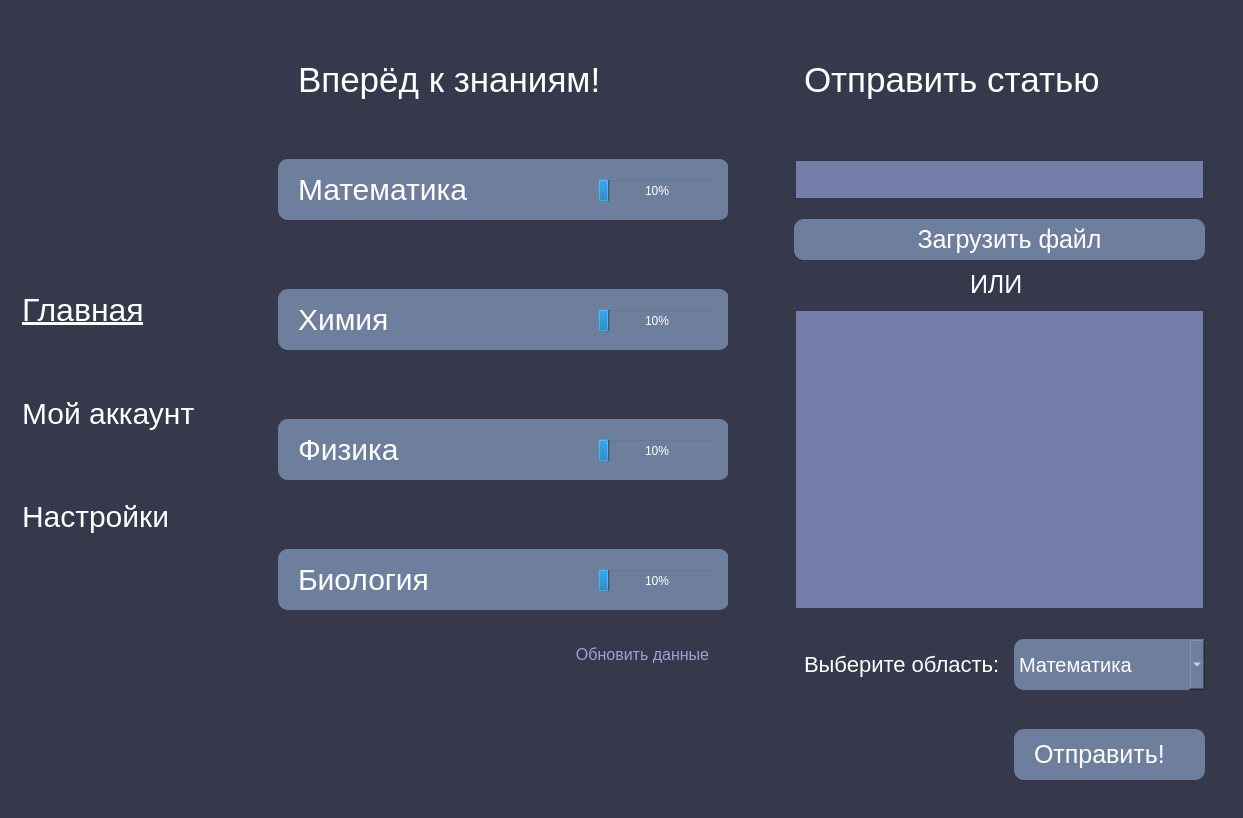
<?xml version="1.0" encoding="UTF-8"?>
<ui version="4.0">
 <class>MainWindow</class>
 <widget class="QMainWindow" name="MainWindow">
  <property name="geometry">
   <rect>
    <x>0</x>
    <y>0</y>
    <width>1243</width>
    <height>818</height>
   </rect>
  </property>
  <property name="cursor">
   <cursorShape>ArrowCursor</cursorShape>
  </property>
  <property name="windowTitle">
   <string>MainWindow</string>
  </property>
  <property name="styleSheet">
   <string notr="true">background-color:rgb(54, 57, 76);</string>
  </property>
  <widget class="QWidget" name="centralwidget">
   <property name="styleSheet">
    <string notr="true">QFrame, QPushButton{
border:none;}
QPushButton:hover{text-decoration:underline}</string>
   </property>
   <layout class="QHBoxLayout" name="horizontalLayout">
    <item alignment="Qt::AlignTop">
     <widget class="QFrame" name="frame">
      <property name="minimumSize">
       <size>
        <width>0</width>
        <height>600</height>
       </size>
      </property>
      <property name="maximumSize">
       <size>
        <width>250</width>
        <height>1000</height>
       </size>
      </property>
      <property name="frameShape">
       <enum>QFrame::StyledPanel</enum>
      </property>
      <property name="frameShadow">
       <enum>QFrame::Raised</enum>
      </property>
      <layout class="QVBoxLayout" name="verticalLayout">
       <item>
        <widget class="QLabel" name="logo">
         <property name="maximumSize">
          <size>
           <width>144</width>
           <height>144</height>
          </size>
         </property>
         <property name="text">
          <string/>
         </property>
         <property name="alignment">
          <set>Qt::AlignHCenter|Qt::AlignTop</set>
         </property>
        </widget>
       </item>
       <item>
        <widget class="QPushButton" name="ToMain">
         <property name="styleSheet">
          <string notr="true">background:transparent;
color:white;
font-size:32px;
padding-left:4%;
text-align:left;
text-decoration:underline;</string>
         </property>
         <property name="text">
          <string>Главная</string>
         </property>
        </widget>
       </item>
       <item>
        <widget class="QPushButton" name="ToAccount">
         <property name="styleSheet">
          <string notr="true">background:transparent;
word-break:break-word;
color:white;
font-size:30px;
padding-left:4%;
text-align:left;</string>
         </property>
         <property name="text">
          <string>Мой аккаунт</string>
         </property>
        </widget>
       </item>
       <item>
        <widget class="QPushButton" name="ToSettings">
         <property name="styleSheet">
          <string notr="true">background:transparent;
word-break:break-word;
color:white;
font-size:30px;
padding-left:4%;
text-align:left;</string>
         </property>
         <property name="text">
          <string>Настройки</string>
         </property>
        </widget>
       </item>
      </layout>
     </widget>
    </item>
    <item>
     <widget class="QFrame" name="frame_2">
      <property name="minimumSize">
       <size>
        <width>500</width>
        <height>800</height>
       </size>
      </property>
      <property name="maximumSize">
       <size>
        <width>800</width>
        <height>1500</height>
       </size>
      </property>
      <property name="styleSheet">
       <string notr="true">background:transparent;</string>
      </property>
      <property name="frameShape">
       <enum>QFrame::StyledPanel</enum>
      </property>
      <property name="frameShadow">
       <enum>QFrame::Raised</enum>
      </property>
      <widget class="QPushButton" name="math_button">
       <property name="geometry">
        <rect>
         <x>50</x>
         <y>150</y>
         <width>451</width>
         <height>61</height>
        </rect>
       </property>
       <property name="styleSheet">
        <string notr="true">QPushButton{background-color :rgb(110, 127, 158);
color:white;
font-size:30px;
padding-left:20%;
text-align:left;
border-radius: 10px;}
QPushButton:hover{
background-color :rgb(128, 149, 184);}</string>
       </property>
       <property name="text">
        <string>Математика</string>
       </property>
       <attribute name="buttonGroup">
        <string notr="true">study_buttons</string>
       </attribute>
      </widget>
      <widget class="QProgressBar" name="math_progression">
       <property name="geometry">
        <rect>
         <x>370</x>
         <y>170</y>
         <width>118</width>
         <height>23</height>
        </rect>
       </property>
       <property name="styleSheet">
        <string notr="true">color:white;</string>
       </property>
       <property name="value">
        <number>10</number>
       </property>
      </widget>
      <widget class="QLabel" name="label">
       <property name="geometry">
        <rect>
         <x>70</x>
         <y>50</y>
         <width>411</width>
         <height>42</height>
        </rect>
       </property>
       <property name="styleSheet">
        <string notr="true">font-size:35px;
color:white;</string>
       </property>
       <property name="text">
        <string>Вперёд к знаниям!</string>
       </property>
      </widget>
      <widget class="QPushButton" name="chem_button">
       <property name="geometry">
        <rect>
         <x>50</x>
         <y>280</y>
         <width>451</width>
         <height>61</height>
        </rect>
       </property>
       <property name="styleSheet">
        <string notr="true">QPushButton{background-color :rgb(110, 127, 158);
color:white;
font-size:30px;
padding-left:20%;
text-align:left;
border-radius: 10px;}
QPushButton:hover{
background-color :rgb(128, 149, 184);}</string>
       </property>
       <property name="text">
        <string>Химия</string>
       </property>
       <attribute name="buttonGroup">
        <string notr="true">study_buttons</string>
       </attribute>
      </widget>
      <widget class="QPushButton" name="phys_button">
       <property name="geometry">
        <rect>
         <x>50</x>
         <y>410</y>
         <width>451</width>
         <height>61</height>
        </rect>
       </property>
       <property name="styleSheet">
        <string notr="true">QPushButton{background-color :rgb(110, 127, 158);
color:white;
font-size:30px;
padding-left:20%;
text-align:left;
border-radius: 10px;}
QPushButton:hover{
background-color :rgb(128, 149, 184);}</string>
       </property>
       <property name="text">
        <string>Физика</string>
       </property>
       <attribute name="buttonGroup">
        <string notr="true">study_buttons</string>
       </attribute>
      </widget>
      <widget class="QPushButton" name="bio_button">
       <property name="geometry">
        <rect>
         <x>50</x>
         <y>540</y>
         <width>451</width>
         <height>61</height>
        </rect>
       </property>
       <property name="styleSheet">
        <string notr="true">QPushButton{background-color :rgb(110, 127, 158);
color:white;
font-size:30px;
padding-left:20%;
text-align:left;
border-radius: 10px;}

QPushButton:hover{
background-color :rgb(128, 149, 184);}</string>
       </property>
       <property name="text">
        <string>Биология</string>
       </property>
       <attribute name="buttonGroup">
        <string notr="true">study_buttons</string>
       </attribute>
      </widget>
      <widget class="QProgressBar" name="chem_progression">
       <property name="geometry">
        <rect>
         <x>370</x>
         <y>300</y>
         <width>118</width>
         <height>23</height>
        </rect>
       </property>
       <property name="styleSheet">
        <string notr="true">color:white;</string>
       </property>
       <property name="value">
        <number>10</number>
       </property>
      </widget>
      <widget class="QProgressBar" name="phys_progression">
       <property name="geometry">
        <rect>
         <x>370</x>
         <y>430</y>
         <width>118</width>
         <height>23</height>
        </rect>
       </property>
       <property name="styleSheet">
        <string notr="true">color:white;</string>
       </property>
       <property name="value">
        <number>10</number>
       </property>
      </widget>
      <widget class="QProgressBar" name="bio_progression">
       <property name="geometry">
        <rect>
         <x>370</x>
         <y>560</y>
         <width>118</width>
         <height>23</height>
        </rect>
       </property>
       <property name="styleSheet">
        <string notr="true">color:white;</string>
       </property>
       <property name="value">
        <number>10</number>
       </property>
      </widget>
      <widget class="QPushButton" name="update_progress">
       <property name="geometry">
        <rect>
         <x>344</x>
         <y>620</y>
         <width>141</width>
         <height>51</height>
        </rect>
       </property>
       <property name="styleSheet">
        <string notr="true">font-size:16px;
color:rgb(153, 164, 208);</string>
       </property>
       <property name="text">
        <string>Обновить данные</string>
       </property>
      </widget>
      <zorder>label</zorder>
      <zorder>chem_button</zorder>
      <zorder>math_button</zorder>
      <zorder>math_progression</zorder>
      <zorder>phys_button</zorder>
      <zorder>bio_button</zorder>
      <zorder>chem_progression</zorder>
      <zorder>phys_progression</zorder>
      <zorder>bio_progression</zorder>
      <zorder>update_progress</zorder>
     </widget>
    </item>
    <item>
     <widget class="QFrame" name="frame_3">
      <property name="minimumSize">
       <size>
        <width>500</width>
        <height>800</height>
       </size>
      </property>
      <property name="maximumSize">
       <size>
        <width>800</width>
        <height>1500</height>
       </size>
      </property>
      <property name="styleSheet">
       <string notr="true">background:transparent;</string>
      </property>
      <property name="frameShape">
       <enum>QFrame::StyledPanel</enum>
      </property>
      <property name="frameShadow">
       <enum>QFrame::Raised</enum>
      </property>
      <widget class="QLabel" name="label_2">
       <property name="geometry">
        <rect>
         <x>70</x>
         <y>50</y>
         <width>411</width>
         <height>42</height>
        </rect>
       </property>
       <property name="styleSheet">
        <string notr="true">font-size:35px;
color:white;</string>
       </property>
       <property name="text">
        <string>Отправить статью</string>
       </property>
      </widget>
      <widget class="QPushButton" name="confirm_send">
       <property name="geometry">
        <rect>
         <x>280</x>
         <y>720</y>
         <width>191</width>
         <height>51</height>
        </rect>
       </property>
       <property name="styleSheet">
        <string notr="true">QPushButton{background-color :rgb(110, 127, 158);
color:white;
font-size:25px;
padding-left:20%;
text-align:left;
border-radius: 10px;}
QPushButton:hover{
background-color :rgb(128, 149, 184);}</string>
       </property>
       <property name="text">
        <string>Отправить!</string>
       </property>
      </widget>
      <widget class="QPushButton" name="send_button">
       <property name="geometry">
        <rect>
         <x>60</x>
         <y>210</y>
         <width>411</width>
         <height>41</height>
        </rect>
       </property>
       <property name="styleSheet">
        <string notr="true">QPushButton{background-color :rgb(110, 127, 158);
color:white;
font-size:25px;
padding-left:20%;
text-align:center;
border-radius: 10px;}
QPushButton:hover{
background-color :rgb(128, 149, 184);}</string>
       </property>
       <property name="text">
        <string>Загрузить файл</string>
       </property>
      </widget>
      <widget class="QLabel" name="label_3">
       <property name="geometry">
        <rect>
         <x>210</x>
         <y>260</y>
         <width>101</width>
         <height>31</height>
        </rect>
       </property>
       <property name="styleSheet">
        <string notr="true">QLabel{
color:white;
font-size:25px;
padding-left:20%;
text-align:center;
border-radius: 10px;}</string>
       </property>
       <property name="text">
        <string>ИЛИ</string>
       </property>
      </widget>
      <widget class="QTextEdit" name="senders_text">
       <property name="geometry">
        <rect>
         <x>60</x>
         <y>300</y>
         <width>411</width>
         <height>301</height>
        </rect>
       </property>
       <property name="styleSheet">
        <string notr="true">color:white;
font-size:25px;
background:rgb(117, 126, 168);
border: 2px solid rgb(52, 56, 75);</string>
       </property>
       <property name="html">
        <string>&lt;!DOCTYPE HTML PUBLIC &quot;-//W3C//DTD HTML 4.0//EN&quot; &quot;http://www.w3.org/TR/REC-html40/strict.dtd&quot;&gt;
&lt;html&gt;&lt;head&gt;&lt;meta name=&quot;qrichtext&quot; content=&quot;1&quot; /&gt;&lt;style type=&quot;text/css&quot;&gt;
p, li { white-space: pre-wrap; }
&lt;/style&gt;&lt;/head&gt;&lt;body style=&quot; font-family:'MS Shell Dlg 2'; font-size:25px; font-weight:400; font-style:normal;&quot;&gt;
&lt;p style=&quot;-qt-paragraph-type:empty; margin-top:0px; margin-bottom:0px; margin-left:0px; margin-right:0px; -qt-block-indent:0; text-indent:0px;&quot;&gt;&lt;br /&gt;&lt;/p&gt;&lt;/body&gt;&lt;/html&gt;</string>
       </property>
      </widget>
      <widget class="QComboBox" name="comboBox">
       <property name="geometry">
        <rect>
         <x>280</x>
         <y>630</y>
         <width>191</width>
         <height>51</height>
        </rect>
       </property>
       <property name="styleSheet">
        <string notr="true">background-color: rgb(110, 127, 158);
color:white;
font-size:20px;
border-radius: 10px</string>
       </property>
       <item>
        <property name="text">
         <string>Математика</string>
        </property>
       </item>
       <item>
        <property name="text">
         <string>Физика</string>
        </property>
       </item>
       <item>
        <property name="text">
         <string>Биология</string>
        </property>
       </item>
       <item>
        <property name="text">
         <string>Химия</string>
        </property>
       </item>
      </widget>
      <widget class="QLabel" name="label_4">
       <property name="geometry">
        <rect>
         <x>70</x>
         <y>630</y>
         <width>211</width>
         <height>51</height>
        </rect>
       </property>
       <property name="styleSheet">
        <string notr="true">font-size:22px;
color:white;</string>
       </property>
       <property name="text">
        <string>Выберите область:</string>
       </property>
      </widget>
      <widget class="QLineEdit" name="title_edit">
       <property name="geometry">
        <rect>
         <x>60</x>
         <y>150</y>
         <width>411</width>
         <height>41</height>
        </rect>
       </property>
       <property name="styleSheet">
        <string notr="true">color:white;
font-size:25px;
background:rgb(117, 126, 168);
border: 2px solid rgb(52, 56, 75);</string>
       </property>
      </widget>
     </widget>
    </item>
   </layout>
  </widget>
 </widget>
 <resources/>
 <connections/>
 <buttongroups>
  <buttongroup name="study_buttons"/>
 </buttongroups>
</ui>
